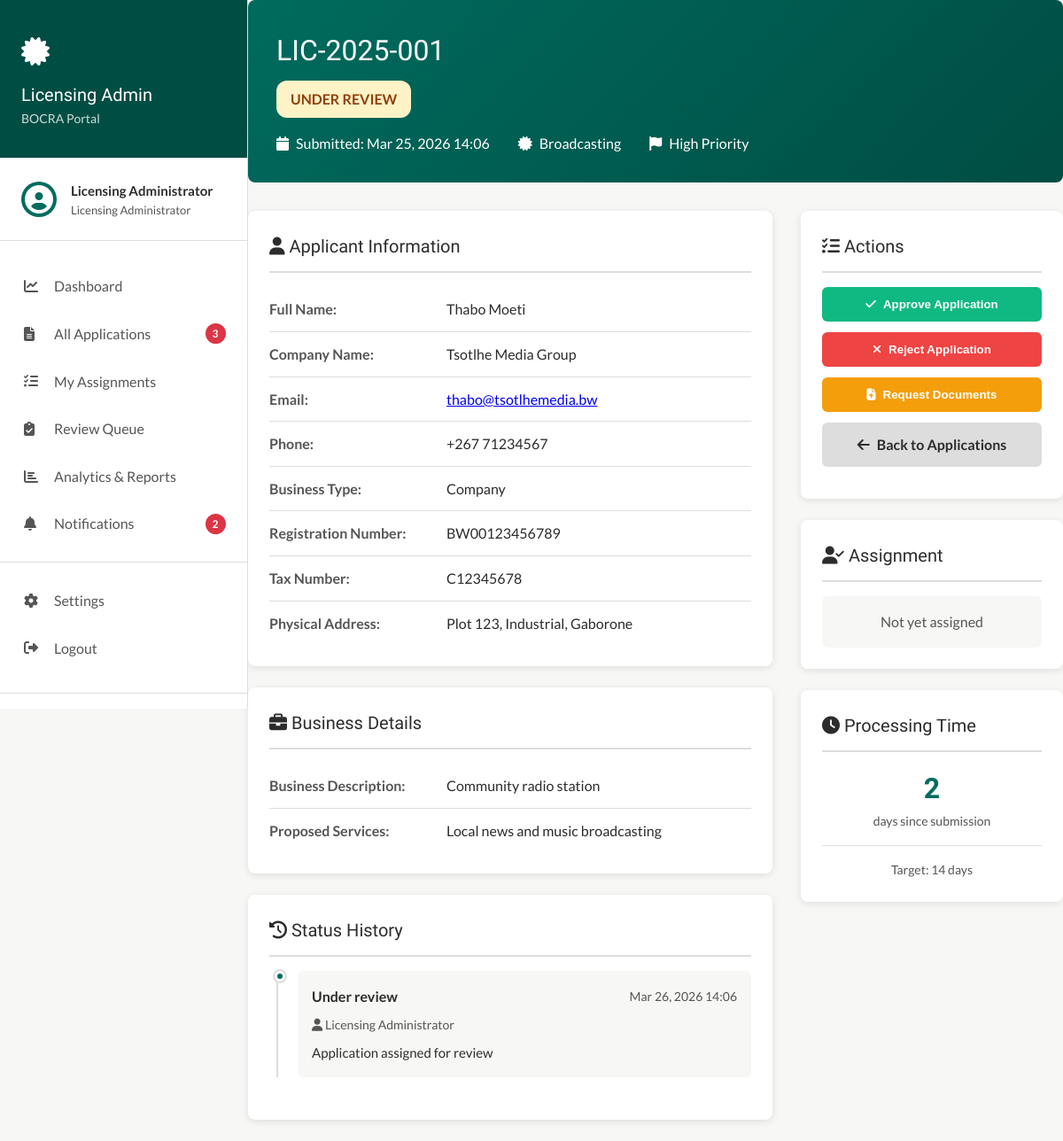
Screenshot of /licensing-admin/review-application.php?id=1 (signed in) with the database file from the repository.
### tables this page shows
CREATE TABLE license_applications (
    id INT AUTO_INCREMENT PRIMARY KEY,
    application_number VARCHAR(50) NOT NULL UNIQUE,
    applicant_name VARCHAR(255) NOT NULL,
    applicant_email VARCHAR(255) NOT NULL,
    applicant_phone VARCHAR(50) NOT NULL,
    company_name VARCHAR(255),
    license_type ENUM('telecommunications', 'broadcasting', 'postal', 'internet_service', 'spectrum', 'equipment_approval') NOT NULL,
    business_type ENUM('individual', 'company', 'ngo', 'government') NOT NULL,
    registration_number VARCHAR(100),
    tax_number VARCHAR(100),
    physical_address TEXT NOT NULL,
    postal_address TEXT,
    business_description TEXT,
    proposed_services TEXT,
    technical_capacity TEXT,
    financial_capacity TEXT,
    status ENUM('draft', 'submitted', 'under_review', 'pending_documents', 'approved', 'rejected', 'withdrawn') DEFAULT 'submitted',
    priority ENUM('normal', 'high', 'urgent') DEFAULT 'normal',
    assigned_to INT NULL,
    reviewer_notes TEXT,
    rejection_reason TEXT,
    documents_uploaded JSON,
    submission_date TIMESTAMP DEFAULT CURRENT_TIMESTAMP,
    review_started_at TIMESTAMP NULL,
    reviewed_at TIMESTAMP NULL,
    approved_at TIMESTAMP NULL,
    created_at TIMESTAMP DEFAULT CURRENT_TIMESTAMP,
    updated_at TIMESTAMP DEFAULT CURRENT_TIMESTAMP ON UPDATE CURRENT_TIMESTAMP,
    FOREIGN KEY (assigned_to) REFERENCES users(id) ON DELETE SET NULL,
    INDEX idx_status (status),
    INDEX idx_license_type (license_type),
    INDEX idx_submission_date (submission_date),
    INDEX idx_assigned_to (assigned_to)
);

CREATE TABLE license_status_history (
    id INT AUTO_INCREMENT PRIMARY KEY,
    application_id INT NOT NULL,
    old_status VARCHAR(50),
    new_status VARCHAR(50) NOT NULL,
    changed_by INT NOT NULL,
    notes TEXT,
    created_at TIMESTAMP DEFAULT CURRENT_TIMESTAMP,
    FOREIGN KEY (application_id) REFERENCES license_applications(id) ON DELETE CASCADE,
    FOREIGN KEY (changed_by) REFERENCES users(id) ON DELETE CASCADE,
    INDEX idx_application (application_id),
    INDEX idx_created (created_at)
);

CREATE TABLE users (
    id INT AUTO_INCREMENT PRIMARY KEY,
    name VARCHAR(255) NOT NULL,
    email VARCHAR(255) NOT NULL UNIQUE,
    password VARCHAR(255) NOT NULL,
    role ENUM('registrar', 'bocra', 'licensing_admin', 'complaints_admin', 'cybersecurity_admin') NOT NULL,
    registrar_id INT NULL,
    department VARCHAR(100),
    status ENUM('active', 'inactive') DEFAULT 'active',
    created_at TIMESTAMP DEFAULT CURRENT_TIMESTAMP,
    updated_at TIMESTAMP DEFAULT CURRENT_TIMESTAMP ON UPDATE CURRENT_TIMESTAMP,
    INDEX idx_email (email),
    INDEX idx_role (role),
    INDEX idx_status (status)
);

### backend/config.php (called while the page is built, shortened)
<?php
function getDB() {
    static $pdo = null;
    if ($pdo === null) {
        try {
            $pdo = new PDO(
                "mysql:host=" . DB_HOST . ";dbname=" . DB_NAME . ";charset=utf8mb4",
                DB_USER,
                DB_PASS,
                [
                    PDO::ATTR_ERRMODE => PDO::ERRMODE_EXCEPTION,
                    PDO::ATTR_DEFAULT_FETCH_MODE => PDO::FETCH_ASSOC,
                    PDO::ATTR_EMULATE_PREPARES => false
                ]
            );
        } catch (PDOException $e) {
            die("Database connection failed: " . $e->getMessage());
        }
    }
    return $pdo;
}
function dbQuery($sql, $params = []) {
    $pdo = getDB();
    $stmt = $pdo->prepare($sql);
    $stmt->execute($params);
    return $stmt->fetchAll();
}

### licensing-admin/review-application.php (the view, shortened to what this page needs)
<?php
require_once __DIR__ . '/../backend/config.php';
$app_id = isset($_GET['id']) ? intval($_GET['id']) : 0;
$sql = "SELECT * FROM license_applications WHERE id = ?";
$result = dbQuery($sql, [$app_id]);
$application = $result[0];
$sql = "SELECT h.*, u.name as changed_by_name
        FROM license_status_history h
        LEFT JOIN users u ON h.changed_by = u.id
        WHERE h.application_id = ?
        ORDER BY h.created_at DESC";
$status_history = dbQuery($sql, [$app_id]);
$assigned_user = null;
?>
<!DOCTYPE html>
<html lang="en">
<head>
    <link rel="stylesheet" href="https://cdnjs.cloudflare.com/ajax/libs/font-awesome/6.4.0/css/all.min.css">
    <link rel="stylesheet" href="<?php echo BASE_URL; ?>/assets/portal-styles.css">
</head>
<body>
    <?php include 'sidebar.php'; ?>
    <div class="main-content">
        <div class="application-header">
            <div class="app-number"><?php echo htmlspecialchars($application['application_number']); ?></div>
            <div>
                <span class="status-badge status-<?php echo $application['status']; ?>" style="font-size: 1rem; padding: 0.5rem 1rem;">
                    <?php echo str_replace('_', ' ', ucwords($application['status'])); ?>
                </span>
            </div>
            <div class="app-meta">
                <div class="meta-item">
                    <i class="fas fa-calendar"></i>
                    <span>Submitted: <?php echo date('M d, Y H:i', strtotime($application['submission_date'])); ?></span>
                </div>
                <div class="meta-item">
                    <i class="fas fa-certificate"></i>
                    <span><?php echo str_replace('_', ' ', ucwords($application['license_type'])); ?></span>
                </div>
                <div class="meta-item">
                    <i class="fas fa-flag"></i>
                    <span class="priority-<?php echo $application['priority']; ?>">
                        <?php echo ucfirst($application['priority']); ?> Priority
                    </span>
                </div>
            </div>
        </div>
        <div class="content-grid">
            <div>
                <div class="detail-section">
                    <h3 class="section-title"><i class="fas fa-user"></i> Applicant Information</h3>
                    <div class="detail-row">
                        <div class="detail-label">Full Name:</div>
                        <div class="detail-value"><?php echo htmlspecialchars($application['applicant_name']); ?></div>
                    </div>
                    <?php if ($application['company_name']): ?>
                    <div class="detail-row">
                        <div class="detail-label">Company Name:</div>
                        <div class="detail-value"><?php echo htmlspecialchars($application['company_name']); ?></div>
                    </div>
                    <?php endif; ?>
                    <div class="detail-row">
                        <div class="detail-label">Email:</div>
                        <div class="detail-value">
                            <a href="mailto:<?php echo htmlspecialchars($application['applicant_email']); ?>">
                                <?php echo htmlspecialchars($application['applicant_email']); ?>
                            </a>
                        </div>
                    </div>
                    <div class="detail-row">
                        <div class="detail-label">Phone:</div>
                        <div class="detail-value"><?php echo htmlspecialchars($application['applicant_phone']); ?></div>
                    </div>
                    <div class="detail-row">
                        <div class="detail-label">Business Type:</div>
                        <div class="detail-value"><?php echo ucwords($application['business_type']); ?></div>
                    </div>
                    <?php if ($application['registration_number']): ?>
                    <div class="detail-row">
                        <div class="detail-label">Registration Number:</div>
                        <div class="detail-value"><?php echo htmlspecialchars($application['registration_number']); ?></div>
                    </div>
                    <?php endif; ?>
                    <?php if ($application['tax_number']): ?>
                    <div class="detail-row">
                        <div class="detail-label">Tax Number:</div>
                        <div class="detail-value"><?php echo htmlspecialchars($application['tax_number']); ?></div>
                    </div>
                    <?php endif; ?>
                    <div class="detail-row">
                        <div class="detail-label">Physical Address:</div>
                        <div class="detail-value"><?php echo nl2br(htmlspecialchars($application['physical_address'])); ?></div>
                    </div>
                </div>
                <div class="detail-section">
                    <h3 class="section-title"><i class="fas fa-briefcase"></i> Business Details</h3>
                    <div class="detail-row">
                        <div class="detail-label">Business Description:</div>
                        <div class="detail-value"><?php echo nl2br(htmlspecialchars($application['business_description'])); ?></div>
                    </div>
                    <div class="detail-row">
                        <div class="detail-label">Proposed Services:</div>
                        <div class="detail-value"><?php echo nl2br(htmlspecialchars($application['proposed_services'])); ?></div>
                    </div>
                </div>
                <div class="detail-section">
                    <h3 class="section-title"><i class="fas fa-history"></i> Status History</h3>
                    <div class="timeline">
                        <?php foreach ($status_history as $history): ?>
                        <div class="timeline-item">
                            <div class="timeline-dot"></div>
                            <div class="timeline-content">
                                <div class="timeline-header">
                                    <div class="timeline-status">
                                        <?php echo str_replace('_', ' ', ucwords($history['new_status'])); ?>
                                    </div>
                                    <div class="timeline-date">
                                        <?php echo date('M d, Y H:i', strtotime($history['created_at'])); ?>
                                    </div>
                                </div>
                                <div class="timeline-user">
                                    <i class="fas fa-user"></i> <?php echo htmlspecialchars($history['changed_by_name']); ?>
                                </div>
                                <?php if ($history['notes']): ?>
                                <div class="timeline-notes"><?php echo htmlspecialchars($history['notes']); ?></div>
                                <?php endif; ?>
                            </div>
                        </div>
                        <?php endforeach; ?>
                    </div>
                </div>
            </div>
            <div class="action-panel">
                <div class="action-card">
                    <h3 class="section-title"><i class="fas fa-tasks"></i> Actions</h3>
                    <?php if (in_array($application['status'], ['under_review', 'pending_documents'])): ?>
                    <button onclick="showModal('approveModal')" class="action-btn-full btn-approve">
                        <i class="fas fa-check"></i> Approve Application
                    </button>
                    <button onclick="showModal('rejectModal')" class="action-btn-full btn-reject">
                        <i class="fas fa-times"></i> Reject Application
                    </button>
                    <button onclick="showModal('requestDocsModal')" class="action-btn-full btn-request-docs">
                        <i class="fas fa-file-upload"></i> Request Documents
                    </button>
                    <?php endif; ?>
                    <a href="applications.php" class="action-btn-full" style="background: var(--border); color: var(--charcoal); text-decoration: none;">
                        <i class="fas fa-arrow-left"></i> Back to Applications
                    </a>
                </div>
                <div class="action-card">
                    <h3 class="section-title"><i class="fas fa-user-check"></i> Assignment</h3>
                    <?php if ($assigned_user): ?>
                    <div style="padding: 1rem; background: var(--teal-light); border-radius: 6px;">
                        <div style="font-weight: 600; margin-bottom: 0.5rem;">Assigned To:</div>
                        <div><?php echo htmlspecialchars($assigned_user['name']); ?></div>
                        <div style="font-size: 0.875rem; color: var(--mid);">
                            <?php echo htmlspecialchars($assigned_user['email']); ?>
                        </div>
                    </div>
                    <?php else: ?>
                    <div style="padding: 1rem; background: var(--bg); border-radius: 6px; text-align: center; color: var(--mid);">
                        Not yet assigned
                    </div>
                    <?php endif; ?>
                </div>
                <div class="action-card">
                    <h3 class="section-title"><i class="fas fa-clock"></i> Processing Time</h3>
                    <div style="text-align: center;">
                        <div style="font-size: 2rem; font-weight: 700; color: var(--teal); font-family: 'Forum', serif;">
                            <?php
                            $days = floor((time() - strtotime($application['submission_date'])) / 86400);
                            echo $days;
                            ?>
                        </div>
                        <div style="color: var(--mid); font-size: 0.875rem;">days since submission</div>
                        <div style="margin-top: 1rem; padding-top: 1rem; border-top: 1px solid var(--border); font-size: 0.875rem; color: var(--mid);">
                            Target: 14 days
                        </div>
                    </div>
                </div>
            </div>
        </div>
    </div>
</body>
</html>

### rows the page displays
license_applications: application_number "LIC-2025-001", status "UNDER REVIEW", submission_date "Mar 25, 2026 14:06", license_type "Broadcasting", priority "High", applicant_name "Thabo Moeti", company_name "Tsotlhe Media Group", applicant_email "thabo@tsotlhemedia.bw", applicant_phone "+267 71234567", business_type "Company", registration_number "BW00123456789", tax_number "C12345678", physical_address "Plot 123, Industrial, Gaborone", business_description "Community radio station", proposed_services "Local news and music broadcasting", submission_date "2"
license_status_history: new_status "Under review", created_at "Mar 26, 2026 14:06", changed_by.name "Licensing Administrator", notes "Application assigned for review"

### other values shown
$_SESSION['name'] "Licensing Administrator"
$pending "3"
$unread "2"
